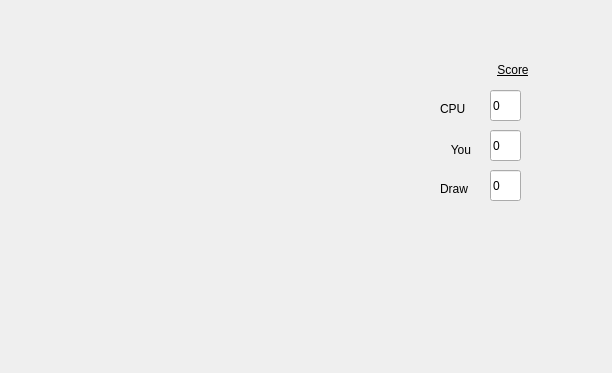
<?xml version="1.0" encoding="UTF-8"?>
<ui version="4.0">
 <class>GameBoard</class>
 <widget class="QWidget" name="GameBoard">
  <property name="geometry">
   <rect>
    <x>0</x>
    <y>0</y>
    <width>612</width>
    <height>373</height>
   </rect>
  </property>
  <property name="windowTitle">
   <string>Form</string>
  </property>
  <widget class="QLabel" name="CPU">
   <property name="geometry">
    <rect>
     <x>440</x>
     <y>100</y>
     <width>66</width>
     <height>17</height>
    </rect>
   </property>
   <property name="text">
    <string>CPU</string>
   </property>
  </widget>
  <widget class="QLineEdit" name="CPULine">
   <property name="geometry">
    <rect>
     <x>490</x>
     <y>130</y>
     <width>31</width>
     <height>31</height>
    </rect>
   </property>
   <property name="text">
    <string>0</string>
   </property>
  </widget>
  <widget class="QLineEdit" name="UserLine">
   <property name="enabled">
    <bool>true</bool>
   </property>
   <property name="geometry">
    <rect>
     <x>490</x>
     <y>90</y>
     <width>31</width>
     <height>31</height>
    </rect>
   </property>
   <property name="text">
    <string>0</string>
   </property>
  </widget>
  <widget class="QLineEdit" name="DrawLine">
   <property name="geometry">
    <rect>
     <x>490</x>
     <y>170</y>
     <width>31</width>
     <height>31</height>
    </rect>
   </property>
   <property name="text">
    <string>0</string>
   </property>
  </widget>
  <widget class="QLabel" name="Draw">
   <property name="geometry">
    <rect>
     <x>440</x>
     <y>180</y>
     <width>66</width>
     <height>17</height>
    </rect>
   </property>
   <property name="text">
    <string>Draw</string>
   </property>
  </widget>
  <widget class="QLabel" name="User">
   <property name="geometry">
    <rect>
     <x>390</x>
     <y>140</y>
     <width>81</width>
     <height>20</height>
    </rect>
   </property>
   <property name="text">
    <string>You</string>
   </property>
   <property name="alignment">
    <set>Qt::AlignRight|Qt::AlignTrailing|Qt::AlignVCenter</set>
   </property>
   <property name="wordWrap">
    <bool>true</bool>
   </property>
  </widget>
  <widget class="QLabel" name="Score">
   <property name="geometry">
    <rect>
     <x>480</x>
     <y>60</y>
     <width>66</width>
     <height>21</height>
    </rect>
   </property>
   <property name="text">
    <string>&lt;html&gt;&lt;head/&gt;&lt;body&gt;&lt;p align=&quot;center&quot;&gt;&lt;span style=&quot; text-decoration: underline;&quot;&gt;Score&lt;/span&gt;&lt;/p&gt;&lt;/body&gt;&lt;/html&gt;</string>
   </property>
  </widget>
  <widget class="QPushButton" name="TL">
   <property name="geometry">
    <rect>
     <x>0</x>
     <y>0</y>
     <width>91</width>
     <height>91</height>
    </rect>
   </property>
   <property name="font">
    <font>
     <pointsize>20</pointsize>
     <weight>75</weight>
     <bold>true</bold>
    </font>
   </property>
   <property name="text">
    <string/>
   </property>
   <property name="flat">
    <bool>true</bool>
   </property>
  </widget>
  <widget class="QPushButton" name="TC">
   <property name="geometry">
    <rect>
     <x>100</x>
     <y>0</y>
     <width>101</width>
     <height>91</height>
    </rect>
   </property>
   <property name="font">
    <font>
     <pointsize>20</pointsize>
     <weight>75</weight>
     <bold>true</bold>
    </font>
   </property>
   <property name="text">
    <string/>
   </property>
   <property name="flat">
    <bool>true</bool>
   </property>
  </widget>
  <widget class="QPushButton" name="TR">
   <property name="geometry">
    <rect>
     <x>210</x>
     <y>0</y>
     <width>91</width>
     <height>91</height>
    </rect>
   </property>
   <property name="font">
    <font>
     <pointsize>20</pointsize>
     <weight>75</weight>
     <bold>true</bold>
    </font>
   </property>
   <property name="text">
    <string/>
   </property>
   <property name="flat">
    <bool>true</bool>
   </property>
  </widget>
  <widget class="QPushButton" name="CC">
   <property name="geometry">
    <rect>
     <x>100</x>
     <y>100</y>
     <width>101</width>
     <height>91</height>
    </rect>
   </property>
   <property name="font">
    <font>
     <pointsize>20</pointsize>
     <weight>75</weight>
     <bold>true</bold>
    </font>
   </property>
   <property name="text">
    <string/>
   </property>
   <property name="flat">
    <bool>true</bool>
   </property>
  </widget>
  <widget class="QPushButton" name="CL">
   <property name="geometry">
    <rect>
     <x>0</x>
     <y>100</y>
     <width>91</width>
     <height>91</height>
    </rect>
   </property>
   <property name="font">
    <font>
     <pointsize>20</pointsize>
     <weight>75</weight>
     <bold>true</bold>
    </font>
   </property>
   <property name="text">
    <string/>
   </property>
   <property name="flat">
    <bool>true</bool>
   </property>
  </widget>
  <widget class="QPushButton" name="CR">
   <property name="geometry">
    <rect>
     <x>210</x>
     <y>100</y>
     <width>91</width>
     <height>91</height>
    </rect>
   </property>
   <property name="font">
    <font>
     <pointsize>20</pointsize>
     <weight>75</weight>
     <bold>true</bold>
    </font>
   </property>
   <property name="text">
    <string/>
   </property>
   <property name="flat">
    <bool>true</bool>
   </property>
  </widget>
  <widget class="QPushButton" name="BC">
   <property name="geometry">
    <rect>
     <x>100</x>
     <y>210</y>
     <width>101</width>
     <height>91</height>
    </rect>
   </property>
   <property name="font">
    <font>
     <pointsize>20</pointsize>
     <weight>75</weight>
     <bold>true</bold>
    </font>
   </property>
   <property name="text">
    <string/>
   </property>
   <property name="flat">
    <bool>true</bool>
   </property>
  </widget>
  <widget class="QPushButton" name="BL">
   <property name="geometry">
    <rect>
     <x>0</x>
     <y>210</y>
     <width>91</width>
     <height>91</height>
    </rect>
   </property>
   <property name="font">
    <font>
     <pointsize>20</pointsize>
     <weight>75</weight>
     <bold>true</bold>
    </font>
   </property>
   <property name="text">
    <string/>
   </property>
   <property name="flat">
    <bool>true</bool>
   </property>
  </widget>
  <widget class="QPushButton" name="BR">
   <property name="geometry">
    <rect>
     <x>210</x>
     <y>210</y>
     <width>91</width>
     <height>91</height>
    </rect>
   </property>
   <property name="font">
    <font>
     <pointsize>20</pointsize>
     <weight>75</weight>
     <bold>true</bold>
    </font>
   </property>
   <property name="text">
    <string/>
   </property>
   <property name="flat">
    <bool>true</bool>
   </property>
  </widget>
 </widget>
 <resources/>
 <connections/>
</ui>
